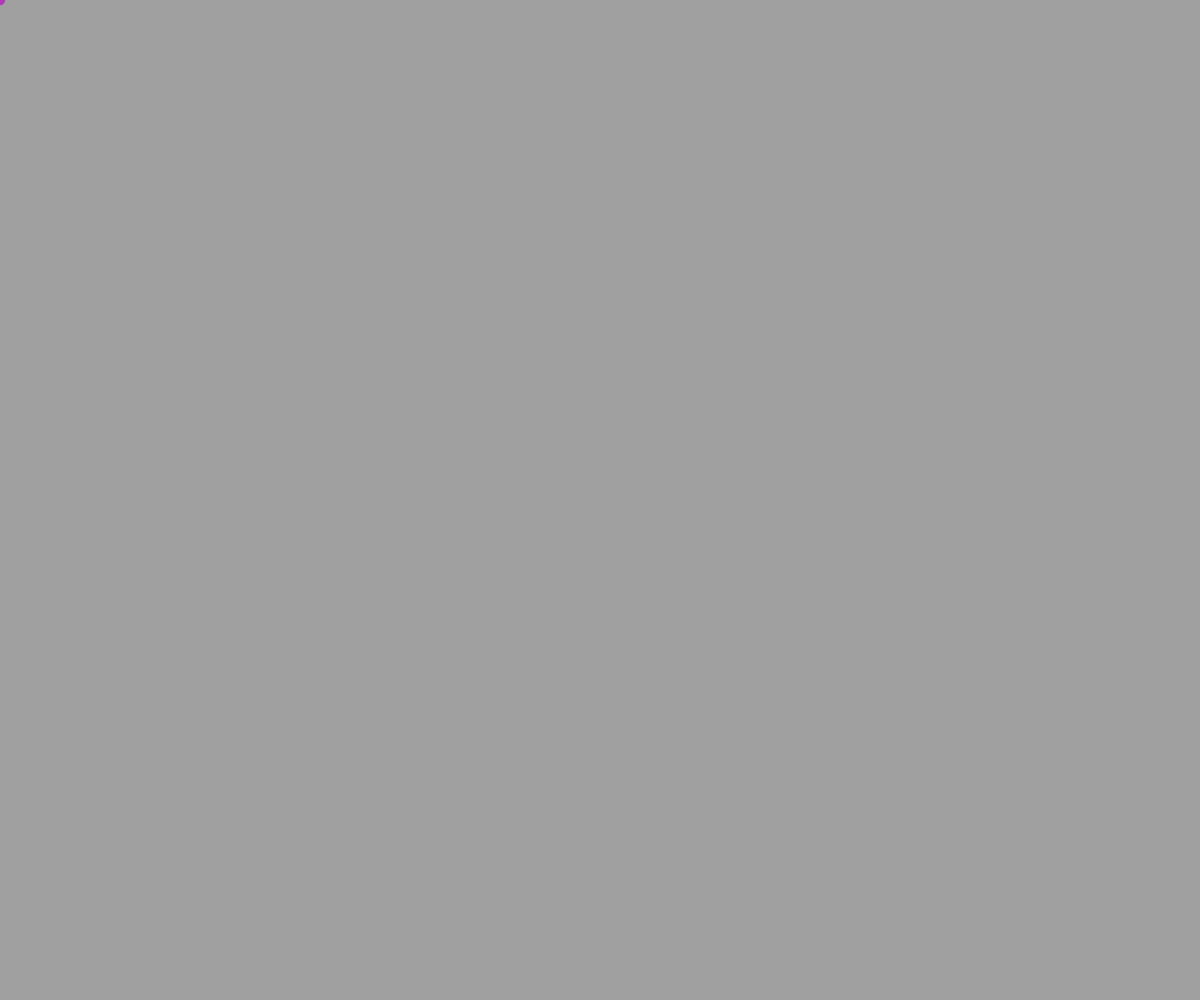
Frame 1 (no input)
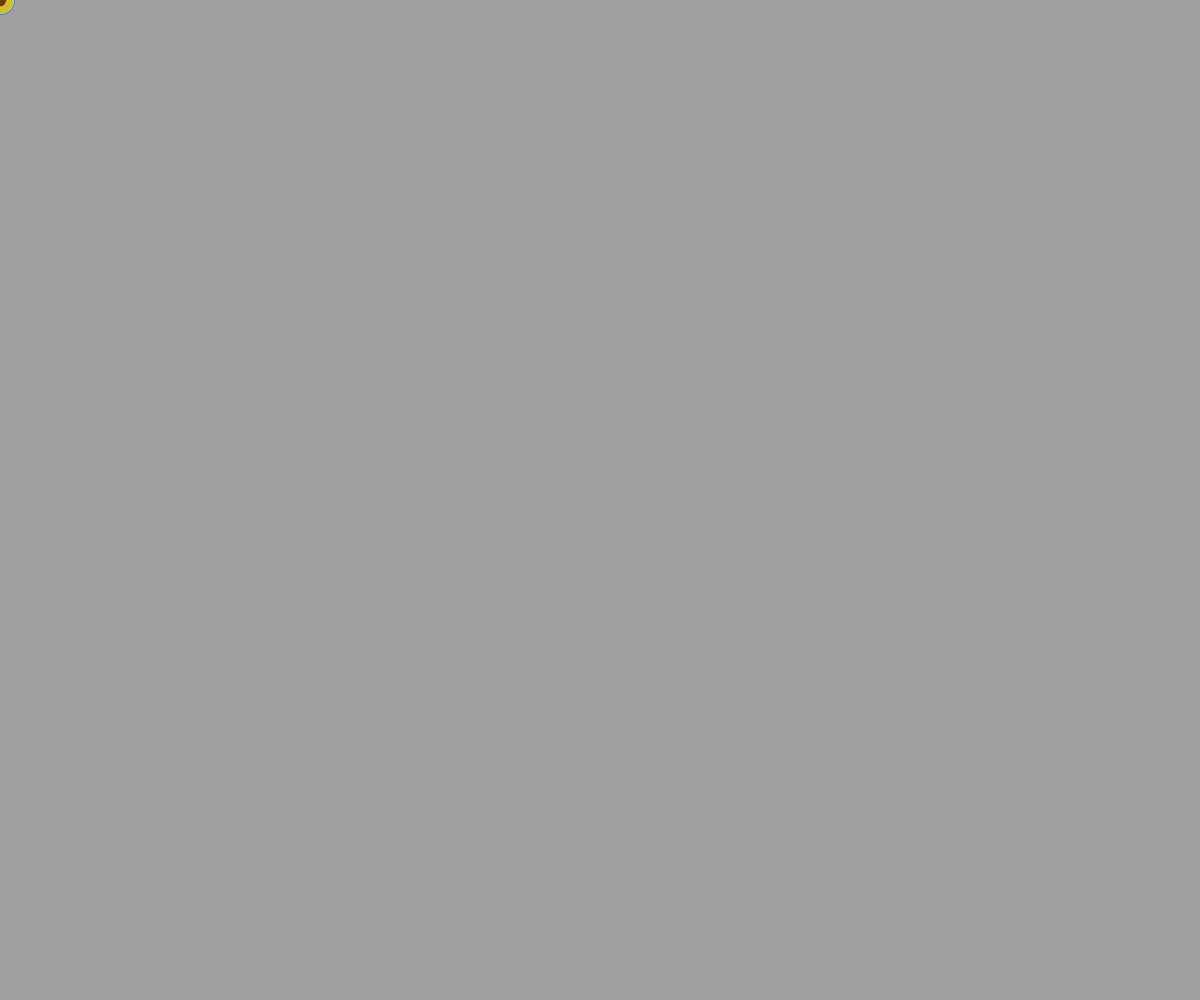
Frame 60 (no input)
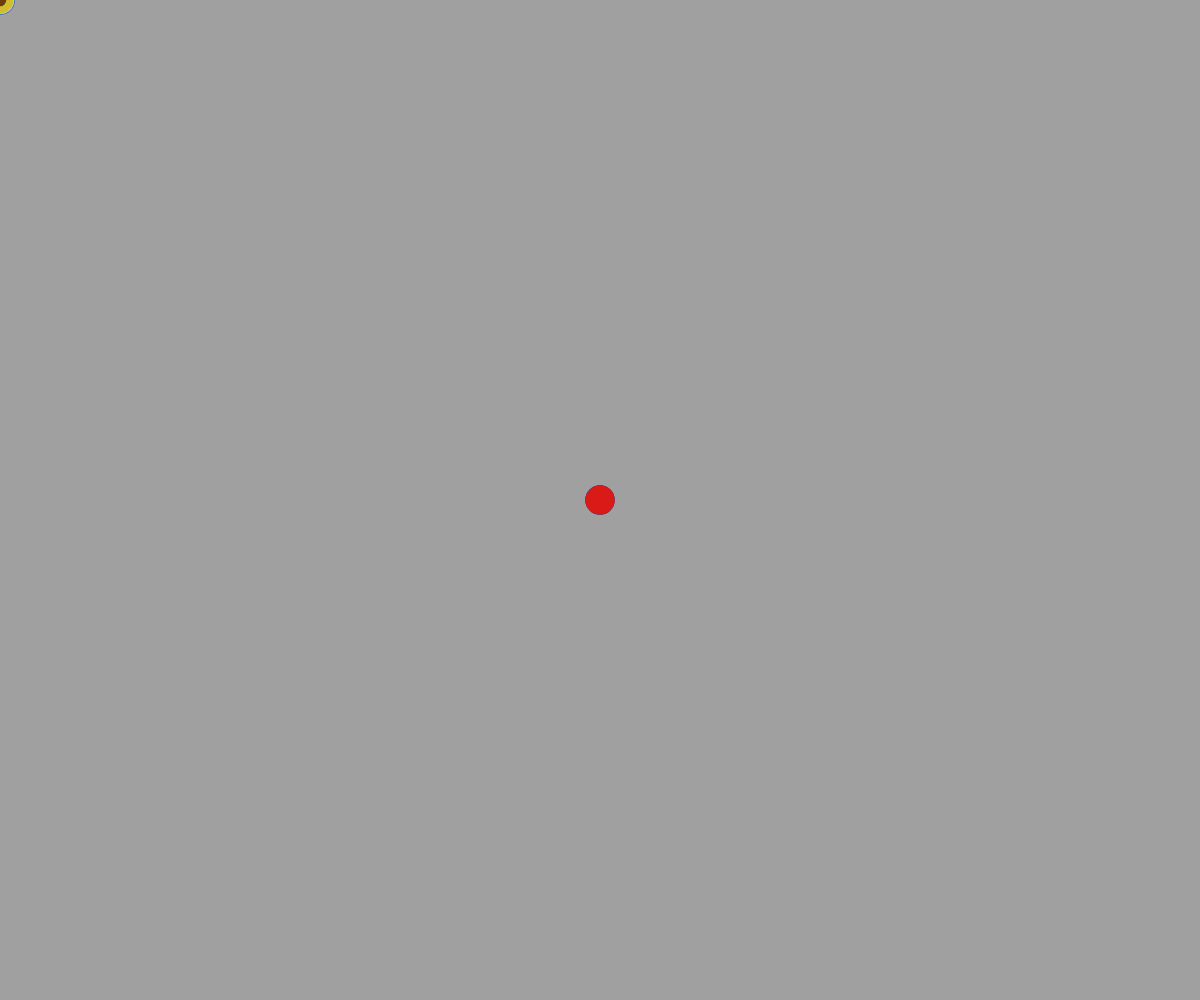
Frame 120 (the mouse pressed at the canvas centre since frame 60)

The p5.js sketch that drew these frames (run headless with seeded random() and noise() and a simulated clock; from frame 60 on, the mouse is pressed at the canvas centre):

// p5.js sketch
// ── sketch.js
// point

var y = 0;
var dy = -5;

function setup() {
  createCanvas(window.innerWidth, window.innerHeight);
  frameRate(100);
  background(160);
};

function draw() {
  var x = mouseX;
  var y = mouseY;
  stroke(color(random(255),random(255),random(255)))
  strokeWeight(random(30))
  point(x,y)
};
 
